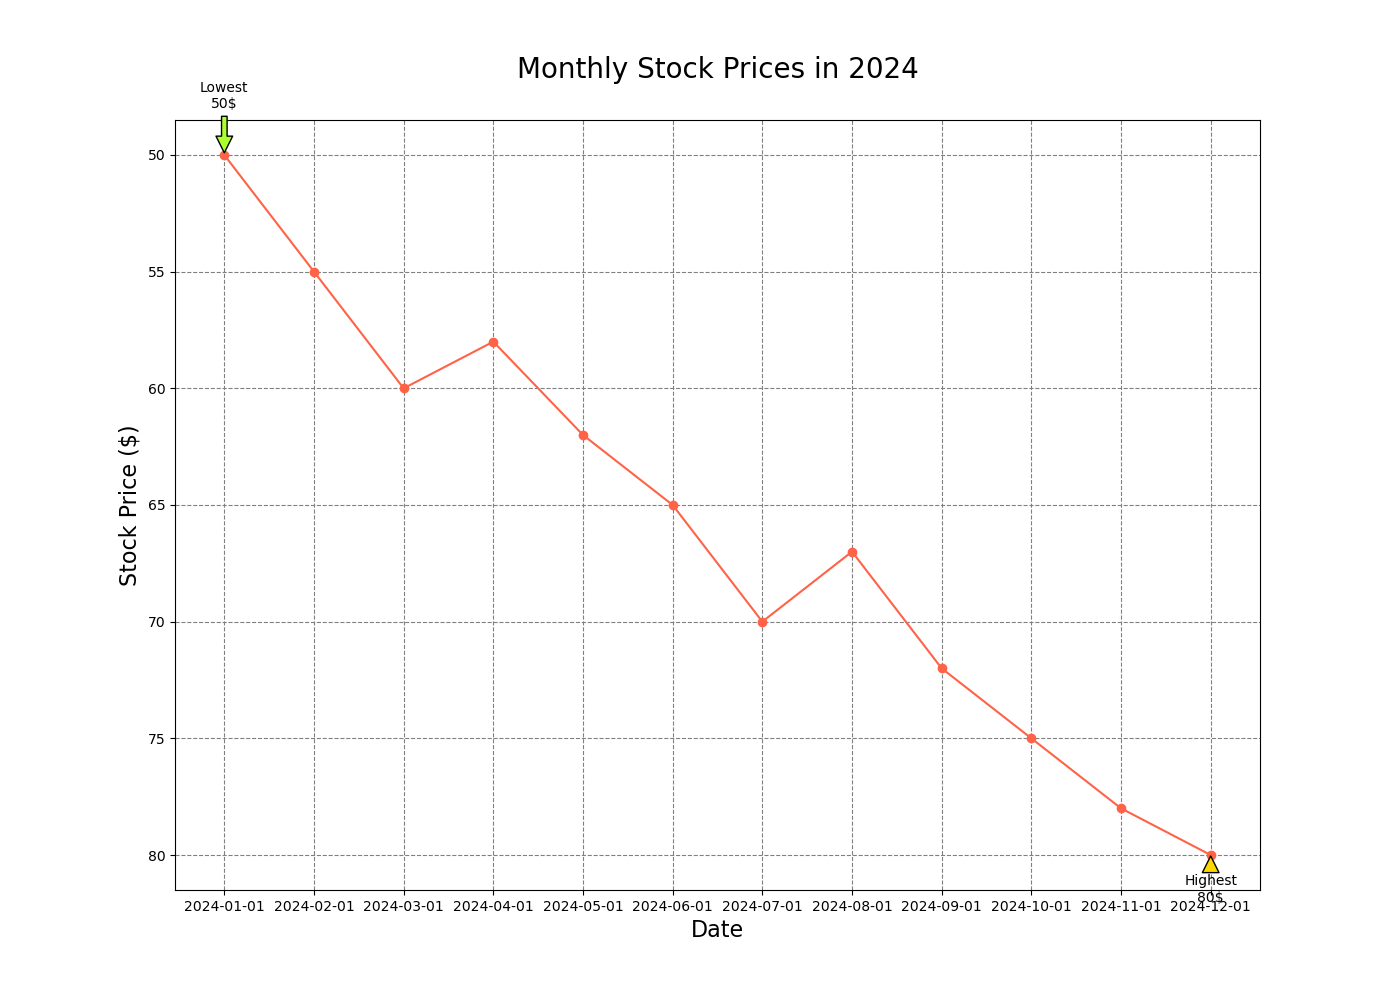

Here is the Python script that generated this plot:

import matplotlib.pyplot as plt
import pandas as pd

# Data points
dates = ["2024-01-01", "2024-02-01", "2024-03-01", "2024-04-01", "2024-05-01", "2024-06-01",
         "2024-07-01", "2024-08-01", "2024-09-01", "2024-10-01", "2024-11-01", "2024-12-01"]
stock_prices = [50, 55, 60, 58, 62, 65, 70, 67, 72, 75, 78, 80]

# Creating the line chart
plt.figure(figsize=(14, 10))

plt.plot(dates, stock_prices, color="#FF6347", marker='o')

# Annotating the highest and lowest stock prices
plt.annotate('Highest\n80$', xy=("2024-12-01", 80), xytext=("2024-12-01", 82),
             arrowprops=dict(facecolor='#FFD700', shrink=0.05), ha='center')
plt.annotate('Lowest\n50$', xy=("2024-01-01", 50), xytext=("2024-01-01", 48),
             arrowprops=dict(facecolor='#ADFF2F', shrink=0.05), ha='center')

# Title and labels
plt.title("Monthly Stock Prices in 2024", fontsize=20, pad=30)
plt.xlabel("Date", fontsize=16)
plt.ylabel("Stock Price ($)", fontsize=16)

# Customizing the grid and y-axis inversion
plt.grid(True, which='major', linestyle='--', linewidth=0.8, color='grey')
plt.gca().invert_yaxis()

# Show the plot
plt.show()
